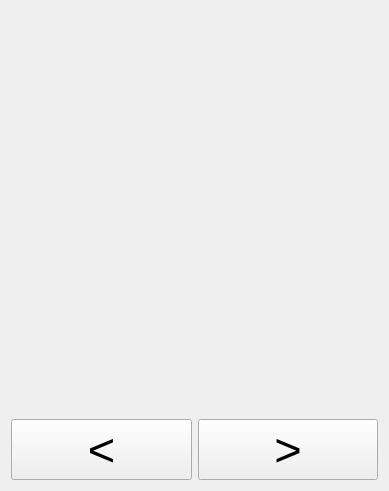
<?xml version="1.0" encoding="UTF-8"?>
<ui version="4.0">
 <class>MainWindow</class>
 <widget class="QWidget" name="MainWindow">
  <property name="geometry">
   <rect>
    <x>0</x>
    <y>0</y>
    <width>389</width>
    <height>491</height>
   </rect>
  </property>
  <property name="windowTitle">
   <string>Form</string>
  </property>
  <layout class="QGridLayout" name="gridLayout">
   <item row="0" column="0" colspan="2">
    <widget class="QDockWidget" name="dockWidget">
     <property name="floating">
      <bool>false</bool>
     </property>
     <property name="features">
      <set>QDockWidget::NoDockWidgetFeatures</set>
     </property>
     <property name="allowedAreas">
      <set>Qt::NoDockWidgetArea</set>
     </property>
     <widget class="QWidget" name="dockWidgetContents"/>
    </widget>
   </item>
   <item row="1" column="0">
    <widget class="QPushButton" name="backButton">
     <property name="font">
      <font>
       <pointsize>35</pointsize>
      </font>
     </property>
     <property name="text">
      <string>&lt;</string>
     </property>
    </widget>
   </item>
   <item row="1" column="1">
    <widget class="QPushButton" name="nextButton">
     <property name="font">
      <font>
       <pointsize>35</pointsize>
      </font>
     </property>
     <property name="text">
      <string>&gt;</string>
     </property>
    </widget>
   </item>
  </layout>
 </widget>
 <resources/>
 <connections/>
</ui>
